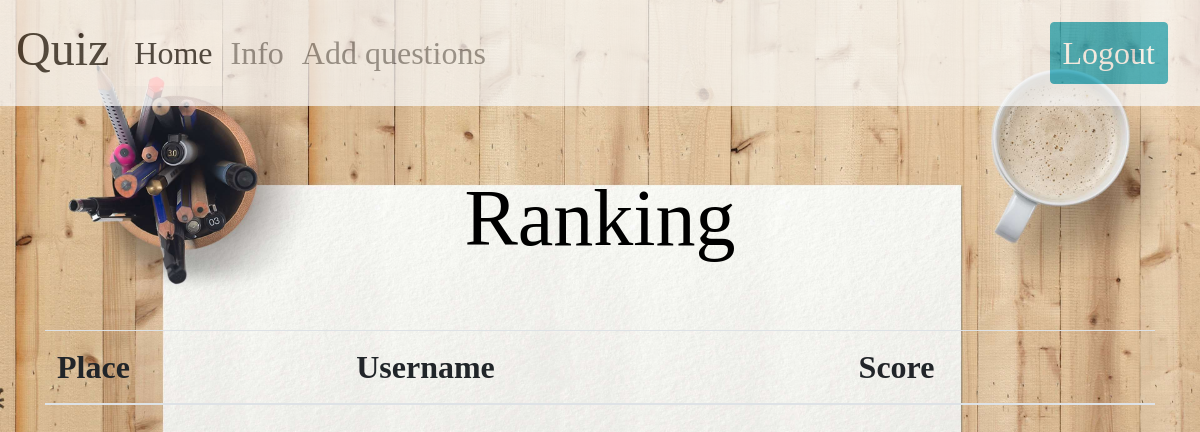
Before: /index/ (signed in) with the older database file.
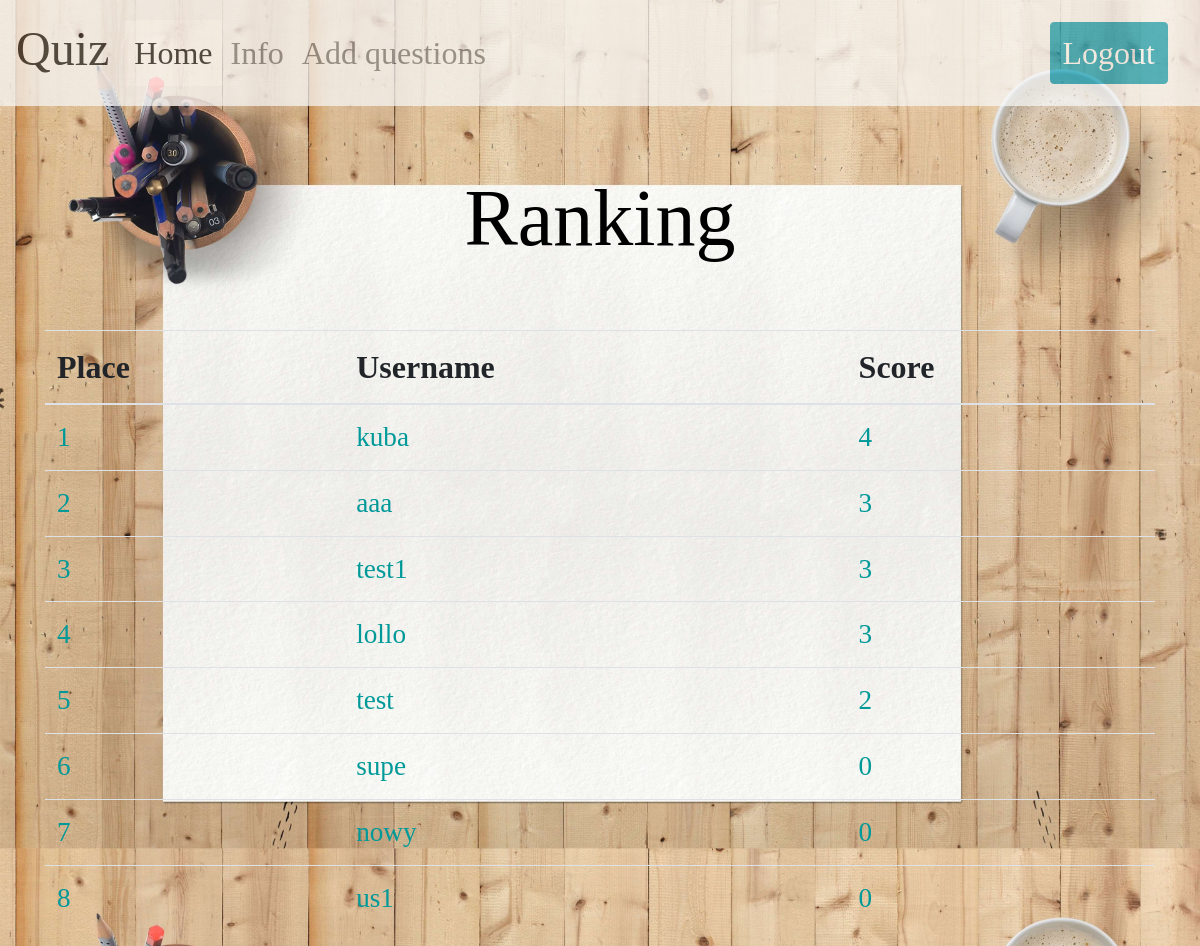
After: the same page with the newer database file.
### login/models.py (models this page shows, shortened)
class Profile(models.Model):
    user = models.OneToOneField(User, on_delete=models.CASCADE)
    sex = models.CharField(max_length=32, choices=gender, default="♀")
    score = models.IntegerField(default=0)
    creation_date = models.DateField(default=now)
    geography = models.ManyToManyField(Geography)
    entertainment = models.ManyToManyField(Entertainment)
    history = models.ManyToManyField(History)
    literature = models.ManyToManyField(Literature)
    science = models.ManyToManyField(Science)
    sport = models.ManyToManyField(Sport)
    objects = models.Manager()

### login/views.py (the view)
# urls.py: path('index/', index),
@login_required
def index(request):
    if 'logout' in request.GET:
        logout(request)
        cache.clear()
        return redirect(login_user)
    user = Profile.objects.all().order_by('-score')[:8]
    score = Profile.objects.all().order_by('-score')[:8]
    context = {"user": user, "score": score}
    return render(request, 'index.html', context)

### login/templates/index.html (shortened to what this page needs)
<!DOCTYPE html>
{% load static %}
<html lang="en">
<head>
    <link href="{% static 'login/css/menu.css' %}" rel="stylesheet"/>
    <link rel="stylesheet" href="https://stackpath.bootstrapcdn.com/bootstrap/4.4.1/css/bootstrap.min.css"
>
</head>
<body>
<header>
    <form method="get" action="." enctype="multipart/form-data">{% csrf_token %}
        <nav class="navbar navbar-expand-lg navbar-light bg-light op">
            <h2 class="navbar-brand">Quiz</h2>
            <div class="collapse navbar-collapse" id="navbarNav">
                <ul class="navbar-nav">
                    <li class="nav-item active">
                        <a class="nav-link" href="#">Home <span class="sr-only">(current)</span></a>
                    </li>
                    <li class="nav-item">
                        <a class="nav-link" href="/info/">Info</a>
                    </li>
                      {% if request.user.is_superuser %}
                    <li>
                          <a class="nav-link " href="/questions/">Add questions</a>
                    </li>
                      {% endif %}
                </ul>
                <button class="btn btn-info topnav-right" name="logout">Logout</button>
            </div>
        </nav>
        <div class="container-fluid">
            <div class="container">
                <h1>Ranking</h1>
                <table class="table css-serial">
                    <thead>
                    <tr>
                        <th>Place</th>
                        <th>Username</th>
                        <th>Score</th>
                    </tr>
                    </thead>
                    <tbody>
                    {% for i in user %}
                    <tr>
                        <td></td>
                        <td>{{i.user}}</td>
                        <td>{{i.score}}</td>
                    </tr>
                    {% endfor %}
                    </tbody>
                </table>
            </div>
        </div>
    </form>
</header>
</body>
</html>

### login/static/login/css/menu.css (style rules this page uses)
* { margin: 0; padding: 0; font-family: Century Gothic; }
body > header > form > nav { font-size: 2rem; text-align: center; }
body { counter-reset: Serial; }
table { border-collapse: separate; }
tr th { font-size: 2rem; }
tbody { font-size: 1.7rem; color: #009999; }
tr td:first-child:before { counter-increment: Serial; content: counter(Serial); }
body > header > form > div > div > h1 { padding: 2rem 2rem; margin: 2rem 2rem; text-align: center; font-size: 5rem; color: black; }
body { background-image: url("../image/rank.jpg"); background-position: center top; background-size: 100%; }
#navbarNav > button { font-size: 2rem; position: absolute; right: 2rem; }
ul { float: right; list-style-type: none; margin-top:25px }
h2 { font-size: 3rem !important; }
ul li { display: inline-block; }
ul li a { text-decoration: none; color: #fff; padding: 5px 20px; border: 1px solid transparent; transition: 0.6s ease; }
ul li.active a { background-color: #fff; color: #000; }
.op { opacity: 0.7; }

Changed rows visible on the page:
added Profile: user "kuba", score "4"
added Profile: user "aaa", score "3"
added Profile: user "test1", score "3"
added Profile: user "lollo", score "3"
added Profile: user "test", score "2"
added Profile: user "supe", score "0"
added Profile: user "nowy", score "0"
added Profile: user "us1", score "0"
